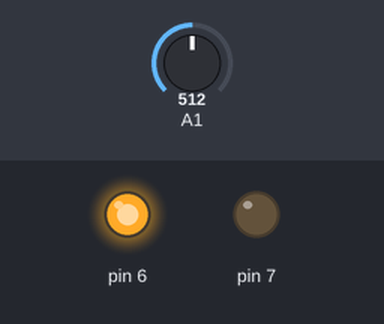
A sketch run on a simulated Arduino Uno, built with avr-gcc and run on an emulated ATmega328P. On the bench: output pins drawn as LEDs (lit = HIGH). Inputs (shaded band) come from the test bench; at power-on: A1 = 512. What the sketch prints to the serial monitor is not drawn.

Above: at 0.01 s.
Timing chart, 0 to 1.7 s (numbered marks = the images above):
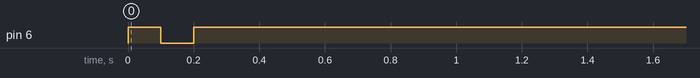

The sketch:

SeeingEYE.ino
```cpp
/*
 *Description
 *   This is a test for Knob on BLuno Accessory shield
 */

#include "blunoAccessory.h"
blunoAccessory myAccessory;
void setup() {
  Serial.begin(115200);
  myAccessory.begin();
  Serial.println("blunoAccessory Knob test!");
}

// the loop routine runs over and over again forever:
void loop() {
  Serial.println(myAccessory.readKnob());
  delay(1000);
}
```
